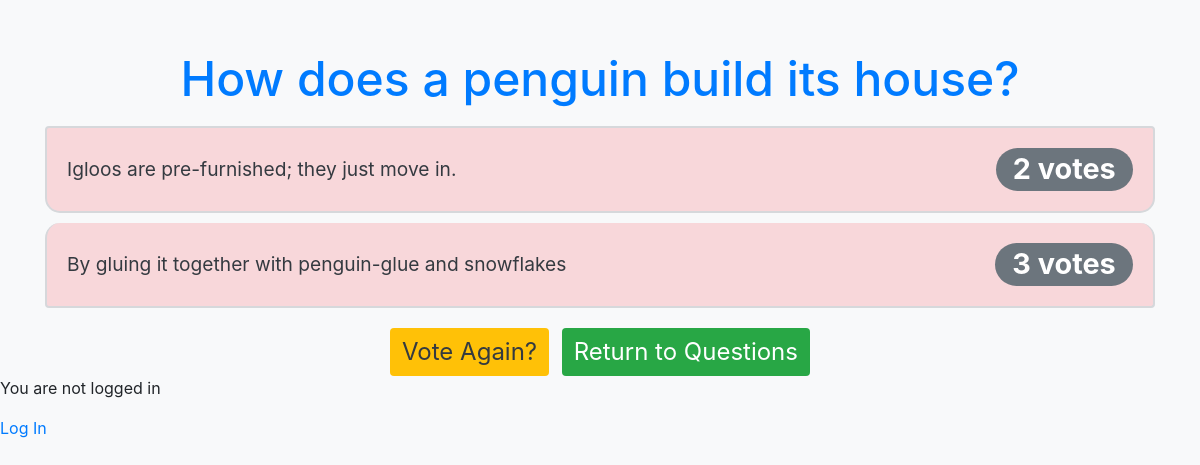
The app's page /polls/7/results/ with its own data.
### polls/models.py (models this page shows, shortened)
class Question(models.Model):
    question_text = models.CharField(max_length=200)
    pub_date = models.DateTimeField('date published')

class Choice(models.Model):
    question = models.ForeignKey(Question, on_delete=models.CASCADE)
    choice_text = models.CharField(max_length=200)
    votes = models.IntegerField(default=0)

### polls/views.py (the view)
# urls.py: path('<int:question_id>/results/', views.results, name='results'),
def results(request, question_id):
    question = get_object_or_404(Question, pk=question_id)
    return render(request, 'polls/results.html', {'question': question})

### polls/templates/polls/results.html (shortened to what this page needs)
<!DOCTYPE html>
<html lang="en">
<head>
    <link rel="stylesheet" href="https://stackpath.bootstrapcdn.com/bootstrap/4.5.2/css/bootstrap.min.css">
</head>
<body>
    <div class="container">
        <h1>{{ question.question_text }}</h1>
        <ul class="list-group">
            {% for choice in question.choice_set.all %}
            <li class="list-group-item">
                <span>{{ choice.choice_text }}</span>
                <span class="badge badge-primary badge-pill">{{ choice.votes }} vote{{ choice.votes|pluralize }}</span>
            </li>
            {% endfor %}
        </ul>
        <a href="{% url 'polls:detail' question.id %}" class="btn btn-vote">Vote Again?</a>
        <a href="/polls" class="btn btn-return ml-2">Return to Questions</a>
    </div>
</body>
{% if user.is_authenticated %}
  Hi {{ user.username }}!
  <p><a href="{% url 'logout' %}">Click Here To Log Out</a></p>
  {% else %}
  <p>You are not logged in</p>
  <a href="{% url 'login' %}">Log In</a>
{% endif %}
</html>

### polls/templates/polls/results.html (style rules this page uses)
body { background-color: #f8f9fa; }
.container { text-align: center; margin-top: 50px; color: #343a40; }
h1 { font-size: 3em; color: #007bff; }
.list-group-item { background-color: #f8d7da; margin-top: 10px; padding: 20px; border: 2px solid #d6d8db; border-radius: 15px; font-size: 1.2em; display: flex; justify-content: space-between; align-items: center; }
.badge { font-size: 1.5em; background-color: #6c757d; }
.btn-vote, .btn-return { font-size: 1.5em; margin-top: 20px; }
.btn-vote { background-color: #ffc107; color: #343a40; border: none; }
.btn-return { background-color: #28a745; color: #fff; border: none; }

### records on screen
Question: question_text "How does a penguin build its house?"
Choice: choice_text "Igloos are pre-furnished; they just move in.", votes "2"
Choice: choice_text "By gluing it together with penguin-glue and snowflakes", votes "3"
